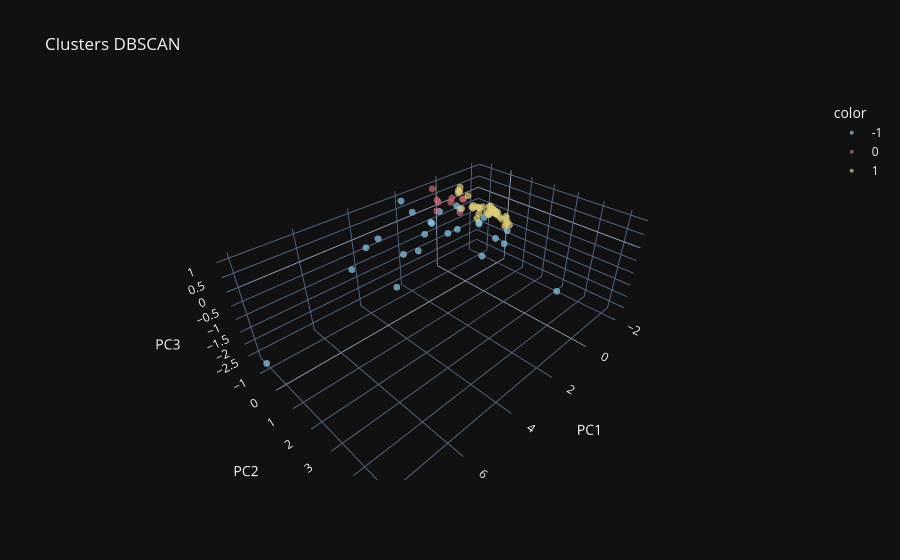

This figure's notebook cell:
### Markdown cell above
Entrenamos el modelo y usamos como métricas el número de clusters, el ruido y Solhouette score para medir la integridad de los clusters y cuantos datos quedan fuera. Registramos cada run en mlflow para llevar un registro de cada hiperparámetro que probamos y comparar las métricas. El modelo que dio mejores resultados fue el que tenía épsilon de 0.5 y min_samples de 4. Este modelo arrojó 2 clusters, 25 datos de ruido y un Silhouette score de 0.24. Con este modelo podemos segmentar a los clientes en dos grupos y los clientes que queden fuera son clientes especiales donde conviene estudiar caso por caso, pero en general son clientes importantes a los que puede tratarse de forma especial.

### Code cell
dataset["Cluster"] = dbscan_clusters

fig = px.scatter_3d(df_pca, x='PC1', y='PC2', z='PC3', opacity=0.7, template='plotly_dark',
                    color=dataset["Cluster"].astype(str), title="Clusters DBSCAN", 
                    labels={'0': 'PC1', '1': 'PC2', '2': 'PC3'}, color_discrete_sequence=px.colors.qualitative.Safe)

fig.update_traces(marker=dict(size=4))

fig.show()

### Figure 1 — Plotly figure (JSON) as saved in the notebook; plotly's stock layout.template omitted (floating-point values rounded to 4 significant figures)
{"data": [{"hovertemplate": "color=-1<br>PC1=%{x}<br>PC2=%{y}<br>PC3=%{z}<extra></extra>", "legendgroup": "-1", "marker": {"color": "rgb(136, 204, 238)", "opacity": 0.7, "size": 4, "symbol": "circle"}, "mode": "markers", "name": "-1", "scene": "scene", "showlegend": true, "type": "scatter3d", "x": [8.027, 3.886, 3.993, 3.983, 4.587, 1.796, 2.202, 3.423, 2.435, 1.513, 2.352, 2.185, 1.387, 0.6002, 1.387, 1.364, 1.176, 0.05627, 1.921, -0.1496, -0.4458, 0.0998, -0.6372, 0.04954, -0.4214], "y": [-1.149, 0.9742, 0.6561, -0.8674, -0.943, 2.331, 5.37, -0.9269, 0.3451, 2.953, -0.1108, -0.533, 0.3884, 1.116, -0.4888, -0.04789, -0.6542, 0.648, -1.434, 0.6999, 1.055, -0.3944, 1.424, -0.4963, -0.7824], "z": [-2.694, 0.4929, -0.8281, 0.01652, -0.6109, 0.1227, 0.4822, 0.1122, 0.393, 0.703, -0.4714, 0.8097, 0.04581, 0.4449, 0.1667, 0.723, -0.02443, 0.01405, 0.8445, 0.2296, -0.6088, -0.567, -0.2214, 0.3583, -0.03146]}, {"hovertemplate": "color=0<br>PC1=%{x}<br>PC2=%{y}<br>PC3=%{z}<extra></extra>", "legendgroup": "0", "marker": {"color": "rgb(204, 102, 119)", "opacity": 0.7, "size": 4, "symbol": "circle"}, "mode": "markers", "name": "0", "scene": "scene", "showlegend": true, "type": "scatter3d", "x": [0.5, 0.3661, 0.6924, 0.7284, 0.345, 0.1724, 0.7453, 0.1564, 0.5819], "y": [-0.3604, -0.01969, -0.8124, -0.8643, -0.4549, -0.02487, -1.064, -0.09941, -0.9872], "z": [0.6907, 0.3527, 0.6075, 0.2514, 0.7718, 0.8146, 1.064, 0.7841, 0.6033]}, {"hovertemplate": "color=1<br>PC1=%{x}<br>PC2=%{y}<br>PC3=%{z}<extra></extra>", "legendgroup": "1", "marker": {"color": "rgb(221, 204, 119)", "opacity": 0.7, "size": 4, "symbol": "circle"}, "mode": "markers", "name": "1", "scene": "scene", "showlegend": true, "type": "scatter3d", "x": [-0.1368, -0.6333, -1.096, -0.3548, -0.6527, -0.364, -1.168, -0.7441, -0.5711, -0.9746, -1.203, -1.434, -1.713, -1.513, -1.391, -1.721, -1.268, -1.076, -0.4664, -0.4978, -1.185, -0.5628, -1.428, -1.211, -1.448, -1.498, -1.477, -1.223, -1.7, -1.545, -1.695, -1.781, -1.864, -1.809, -2.028, -1.796, -1.839, -1.909, -1.925, -2.154], "y": [-0.4226, -0.06514, 0.5117, -0.08333, -0.3065, -0.7243, 0.4928, -0.3564, -0.5026, -0.2664, 0.2246, 0.732, 0.4777, 0.6474, -0.03206, 0.6914, 0.05169, -0.4503, -0.9068, -0.8684, -0.4198, -0.997, -0.1375, -0.2944, -0.1698, -0.1375, -0.1903, -0.4876, 0.0393, -0.3565, 0.01601, -0.1157, 0.4783, 0.4555, 0.05382, -0.1034, -0.1442, -0.3027, -0.3109, -0.1651], "z": [0.213, 0.2327, -0.02394, 0.3136, 0.1032, 0.9022, 0.02521, 0.1555, 0.5631, -0.2316, -0.09974, -0.2484, -0.7828, -0.222, -0.06809, -0.657, -0.1399, -0.5365, 0.5917, 0.6426, -0.1242, 0.6308, -0.3896, -0.03034, -0.3901, -0.03203, -0.08366, -0.1315, -0.3984, -0.4057, -0.4172, -0.4086, -0.651, -0.7173, -0.7348, -0.3904, -0.3721, -0.3979, -0.3877, -0.7433]}], "layout": {"legend": {"title": {"text": "color"}, "tracegroupgap": 0}, "scene": {"domain": {"x": [0, 1], "y": [0, 1]}, "xaxis": {"title": {"text": "PC1"}}, "yaxis": {"title": {"text": "PC2"}}, "zaxis": {"title": {"text": "PC3"}}}, "title": {"text": "Clusters DBSCAN"}}}
